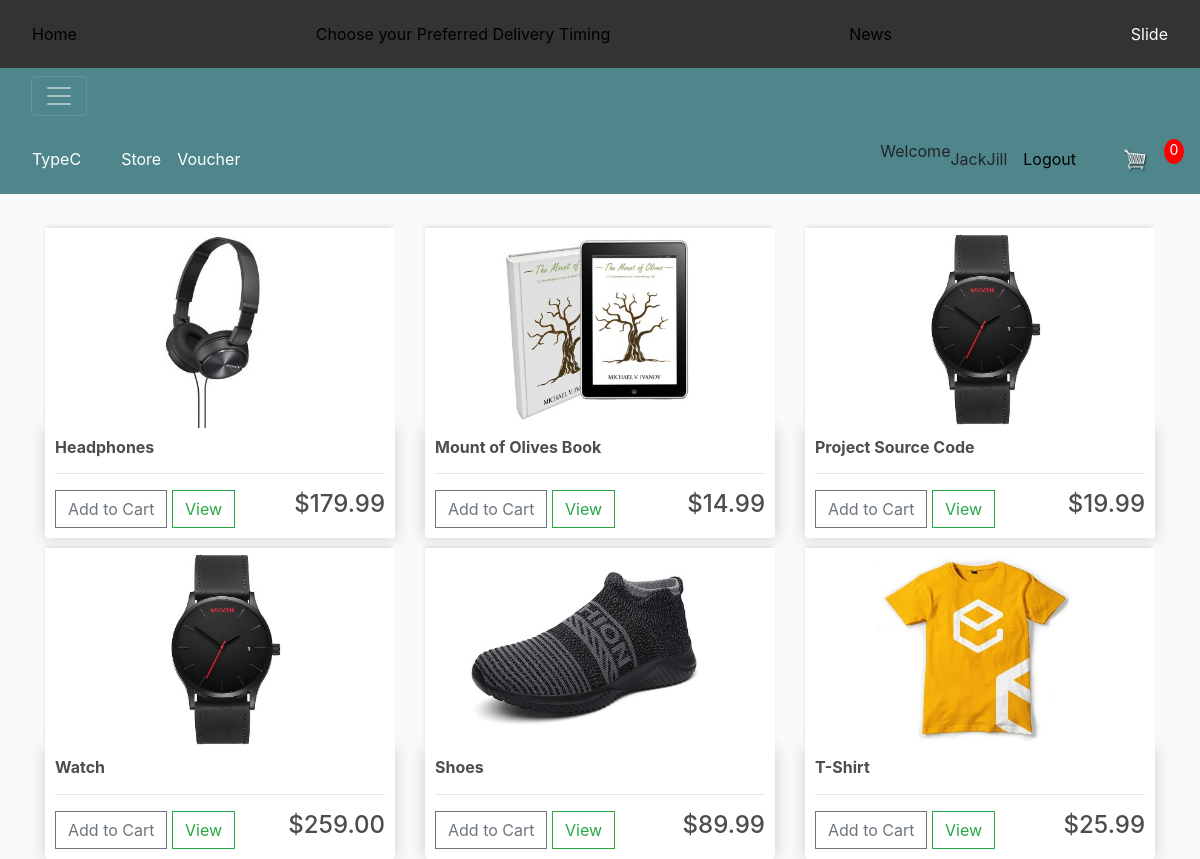
The app's page / (signed in) with its own data.
### store/models.py (models this page shows, shortened)
class Product(models.Model):
    name = models.CharField(max_length=200, null=True)
    price = models.DecimalField(max_digits=7, decimal_places=2)
    digital = models.BooleanField(default=False, null=True, blank=False)
    image = models.ImageField(null=True, blank=True)
    @property
    def imageURL(self):
        try:
            url = self.image.url
        except:
            url = ''
        return url

### store/views.py (the view)
# urls.py: path('', include('store.urls')),
def store(request):
    data = cartData(request)
    cartItems = data['cartItems']
    products = Product.objects.all()
    context = {'products':products, 'cartItems':cartItems}
    return render(request, 'store/store.html', context)

### store/models.py (called while the page is built)
    @property
    def get_cart_items(self):
        orderitems = self.orderitem_set.all()
        total = sum([item.quantity for item in orderitems])
        return total

### store/utils.py (called while the page is built)
def cartData(request):
    if request.user.is_authenticated:
        customer = request.user.customer
        order, created = Order.objects.get_or_create(customer=customer, complete=False)
        items = order.orderitem_set.all()
        cartItems = order.get_cart_items
    else:
        cookieData = cookieCart(request)
        cartItems = cookieData['cartItems']
        order = cookieData['order']
        items = cookieData['items']
    return {'cartItems': cartItems, 'order':order, 'items':items}

### store/templates/store/store.html
{% extends 'store/main.html' %}
{% load static %}
{% block content %}
    <div class="row">
        {% for product in products %}
        <div class="col-lg-4">
            <img class="thumbnail" src="{{product.imageURL}}">
            <div class="box-element product">
                <h6><strong>{{product.name}}</strong></h6>
                <hr>
                <button data-product={{product.id}} data-action="add" class="btn btn-outline-secondary add-btn update-cart">Add to Cart</button>
                <a class="btn btn-outline-success" href="#">View</a>
                <h4 style="display: incline-block;float: right">${{product.price|floatformat:2}}</h4>
            </div>
        </div>
        {% endfor %}
        </div>
{% endblock content %}

### store/templates/store/main.html (shortened to what this page needs)
<!DOCTYPE html>
{% load static %}
<html>
<head>
	<link rel="stylesheet" href="https://stackpath.bootstrapcdn.com/bootstrap/4.4.1/css/bootstrap.min.css">
	<link rel="stylesheet" type="text/css" href="{% static 'css/main.css' %}">
</head>
<body>
	<div class="navbar">
		<a href="{#home}">Home</a>
		<a href="{% url 'deliverytiming' %}">Choose your Preferred Delivery Timing</a>
		<a href="#news">News</a>
		<div class="dropdown">
		  <button class="dropbtn">Slide
		  </button>
		</div>
	  </div>
	  <nav class="navbar navbar-dark bg-dark">
		<div class="container-fluid">
		  <button class="navbar-toggler" type="button" data-bs-toggle="collapse" data-bs-target="#navbarToggleExternalContent" aria-controls="navbarToggleExternalContent" aria-expanded="false" aria-label="Toggle navigation">
			<span class="navbar-toggler-icon"></span>
		  </button>
		</div>
	  </nav>
	<nav class="navbar navbar-expand-lg navbar-dark bg-dark">
	  <a class="navbar-brand" href="{% url 'store' %}">TypeC</a>
	  <div class="collapse navbar-collapse" id="navbarSupportedContent">
	    <ul class="navbar-nav mr-auto">
	      <li class="nav-item active">
	        <a class="nav-link" href="{% url 'store' %}">Store <span class="sr-only">(current)</span></a>
			<a class="nav-link" href="{% url 'voucher' %}">Voucher <span class="sr-only">(current)</span></a>
	      </li>
	    </ul>
	    <div class="form-inline my-2 my-lg-0">
			{% if request.user.is_authenticated %}
			<p>Welcome</p>{{user.username}}
			<a href="{% url 'logout' %}">Logout</a>
			{% else %}
			<a href="{% url 'register' %}"class="btn btn-warning">Register or</a>
			<a href="{% url 'login' %}"class="btn btn-warning">Login</a>
			{% endif %}
	     	<a href="{% url 'cart' %}">
	    		<img  id="cart-icon" src="{% static 'images/cart.png' %}">
	    	</a>
	    	<p id="cart-total">{{cartItems}}</p>
	    </div>
	  </div>
	</nav>
     <div class="container">
            <br>
            {% block content %}
            {% endblock content %}
         </div>
</body>
</html>

### static/css/main.css (style rules this page uses)
body { background-color: hsl(0, 0%, 98%); }
h1,h2,h3,h4,h5,h6 { color:hsl(0, 0%, 30%); }
.box-element { box-shadow:hsl(0, 0%, 80%) 0 0 16px; background-color: #fff; border-radius: 4px; padding: 10px; }
.thumbnail { width: 100%; height: 200px; -webkit-box-shadow: -1px -3px 5px -2px rgba(214,214,214,1); -moz-box-shadow: -1px -3px 5px -2px rgba(214,214,214,1); box-shadow: -1px -3px 5px -2px rgba(214,214,214,1); }
.product { border-radius: 0 0 4px 4px; }
.bg-dark { background-color: #4f868c!important; }
#cart-icon { width:25px; display: inline-block; margin-left: 15px; }
#cart-total { display: block; text-align: center; color:#fff; background-color: red; width: 20px; height: 25px; border-radius: 50%; font-size: 14px; }
.col-lg-4, .col-lg-6, .col-lg-8, .col-lg-12 { margin-top: 10px; }
.btn { border-radius: 0; }
.navbar { background-color: #333; }
.navbar a { float: left; font-size: 16px; color: rgb(0, 0, 0); text-align: center; padding: 14px 16px; text-decoration: none; }
.dropdown { float: right; position: relative; }
.dropdown .dropbtn { font-size: 16px; border: none; outline: none; color: white; padding: 14px 16px; background-color: inherit; font-family: inherit; margin: 0; }

### records on screen
Product: imageURL (picture), name "Headphones", price "179.99"
Product: imageURL (picture), name "Mount of Olives Book", price "14.99"
Product: imageURL (picture), name "Project Source Code", price "19.99"
Product: imageURL (picture), name "Watch", price "259.00"
Product: imageURL (picture), name "Shoes", price "89.99"
Product: imageURL (picture), name "T-Shirt", price "25.99"

### other values on screen
{{ user.username }} "JackJill"
{{ cartItems }} "0"
